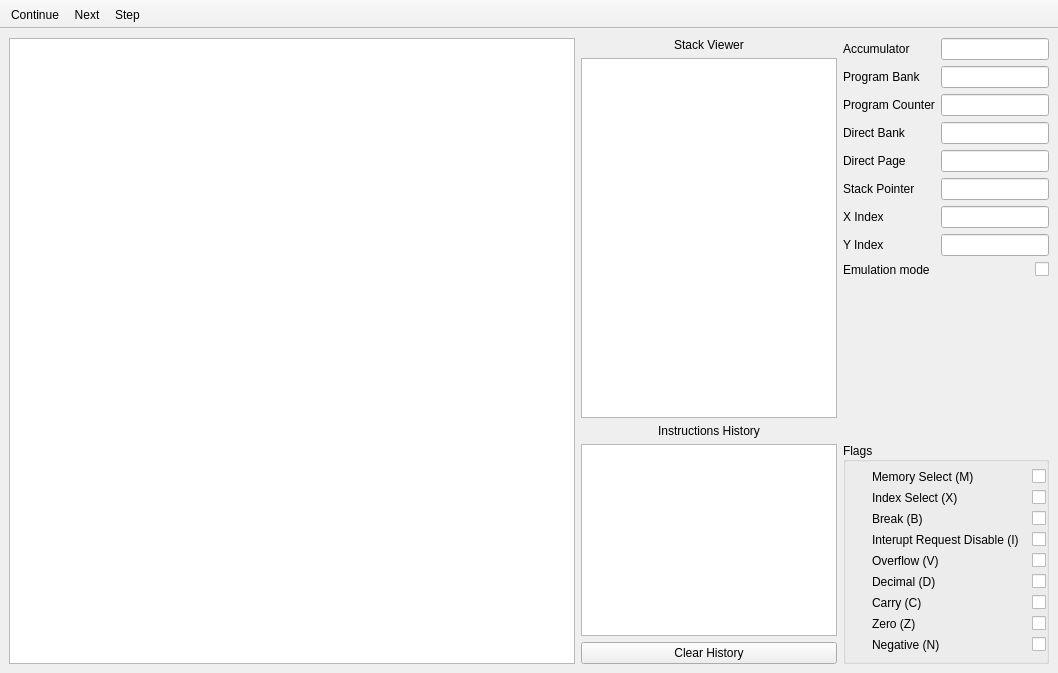
<?xml version="1.0" encoding="UTF-8"?>
<ui version="4.0">
 <class>CPUView</class>
 <widget class="QMainWindow" name="CPUView">
  <property name="geometry">
   <rect>
    <x>0</x>
    <y>0</y>
    <width>1058</width>
    <height>673</height>
   </rect>
  </property>
  <property name="windowTitle">
   <string>CPU's Debugger</string>
  </property>
  <property name="windowIcon">
   <iconset resource="../resources/appResources.qrc">
    <normaloff>:/resources/Logo.png</normaloff>:/resources/Logo.png</iconset>
  </property>
  <property name="autoFillBackground">
   <bool>false</bool>
  </property>
  <widget class="QWidget" name="centralwidget">
   <layout class="QGridLayout" name="gridLayout_3">
    <item row="0" column="0" rowspan="3">
     <widget class="QTableView" name="disassembly">
      <property name="sizePolicy">
       <sizepolicy hsizetype="Expanding" vsizetype="Expanding">
        <horstretch>1</horstretch>
        <verstretch>0</verstretch>
       </sizepolicy>
      </property>
      <property name="styleSheet">
       <string notr="true"/>
      </property>
      <property name="selectionMode">
       <enum>QAbstractItemView::ExtendedSelection</enum>
      </property>
      <property name="selectionBehavior">
       <enum>QAbstractItemView::SelectRows</enum>
      </property>
      <property name="showGrid">
       <bool>false</bool>
      </property>
      <property name="gridStyle">
       <enum>Qt::NoPen</enum>
      </property>
      <attribute name="horizontalHeaderVisible">
       <bool>false</bool>
      </attribute>
      <attribute name="horizontalHeaderHighlightSections">
       <bool>false</bool>
      </attribute>
     </widget>
    </item>
    <item row="0" column="1">
     <layout class="QGridLayout" name="gridLayout_2">
      <item row="1" column="0">
       <widget class="QTableView" name="stackView">
        <attribute name="horizontalHeaderVisible">
         <bool>false</bool>
        </attribute>
       </widget>
      </item>
      <item row="0" column="0">
       <widget class="QLabel" name="label">
        <property name="text">
         <string>Stack Viewer</string>
        </property>
        <property name="alignment">
         <set>Qt::AlignCenter</set>
        </property>
       </widget>
      </item>
     </layout>
    </item>
    <item row="0" column="2" rowspan="2">
     <layout class="QFormLayout" name="formLayout">
      <item row="0" column="0">
       <widget class="QLabel" name="accumulatorLabel">
        <property name="text">
         <string>Accumulator</string>
        </property>
       </widget>
      </item>
      <item row="0" column="1">
       <widget class="QLineEdit" name="accumulatorLineEdit">
        <property name="text">
         <string/>
        </property>
       </widget>
      </item>
      <item row="1" column="0">
       <widget class="QLabel" name="programBankRegisterLabel">
        <property name="text">
         <string>Program Bank</string>
        </property>
       </widget>
      </item>
      <item row="1" column="1">
       <widget class="QLineEdit" name="programBankRegisterLineEdit"/>
      </item>
      <item row="2" column="0">
       <widget class="QLabel" name="programCounterLabel">
        <property name="text">
         <string>Program Counter</string>
        </property>
       </widget>
      </item>
      <item row="2" column="1">
       <widget class="QLineEdit" name="programCounterLineEdit"/>
      </item>
      <item row="3" column="0">
       <widget class="QLabel" name="directBankLabel">
        <property name="text">
         <string>Direct Bank</string>
        </property>
       </widget>
      </item>
      <item row="3" column="1">
       <widget class="QLineEdit" name="directBankLineEdit"/>
      </item>
      <item row="4" column="0">
       <widget class="QLabel" name="directPageLabel">
        <property name="text">
         <string>Direct Page</string>
        </property>
       </widget>
      </item>
      <item row="4" column="1">
       <widget class="QLineEdit" name="directPageLineEdit"/>
      </item>
      <item row="5" column="0">
       <widget class="QLabel" name="stackPointerLabel">
        <property name="text">
         <string>Stack Pointer</string>
        </property>
       </widget>
      </item>
      <item row="5" column="1">
       <widget class="QLineEdit" name="stackPointerLineEdit"/>
      </item>
      <item row="6" column="0">
       <widget class="QLabel" name="xIndexLabel">
        <property name="text">
         <string>X Index</string>
        </property>
       </widget>
      </item>
      <item row="6" column="1">
       <widget class="QLineEdit" name="xIndexLineEdit"/>
      </item>
      <item row="7" column="0">
       <widget class="QLabel" name="yIndexLabel">
        <property name="text">
         <string>Y Index</string>
        </property>
       </widget>
      </item>
      <item row="7" column="1">
       <widget class="QLineEdit" name="yIndexLineEdit"/>
      </item>
      <item row="8" column="0">
       <widget class="QLabel" name="emulationModeLabel">
        <property name="text">
         <string>Emulation mode</string>
        </property>
       </widget>
      </item>
      <item row="8" column="1">
       <widget class="QCheckBox" name="emulationModeCheckBox">
        <property name="layoutDirection">
         <enum>Qt::RightToLeft</enum>
        </property>
        <property name="checkable">
         <bool>true</bool>
        </property>
       </widget>
      </item>
     </layout>
    </item>
    <item row="1" column="1" rowspan="2">
     <layout class="QGridLayout" name="gridLayout">
      <item row="0" column="0">
       <widget class="QLabel" name="loggerLabel">
        <property name="text">
         <string>Instructions History</string>
        </property>
        <property name="alignment">
         <set>Qt::AlignCenter</set>
        </property>
       </widget>
      </item>
      <item row="2" column="0">
       <widget class="QPushButton" name="clear">
        <property name="text">
         <string>Clear History</string>
        </property>
       </widget>
      </item>
      <item row="1" column="0">
       <widget class="QTableView" name="history"/>
      </item>
     </layout>
    </item>
    <item row="2" column="2">
     <widget class="QGroupBox" name="formGroupBox">
      <property name="title">
       <string>Flags</string>
      </property>
      <property name="alignment">
       <set>Qt::AlignLeading|Qt::AlignLeft|Qt::AlignVCenter</set>
      </property>
      <property name="flat">
       <bool>false</bool>
      </property>
      <property name="checkable">
       <bool>false</bool>
      </property>
      <layout class="QFormLayout" name="formLayout_2">
       <property name="sizeConstraint">
        <enum>QLayout::SetDefaultConstraint</enum>
       </property>
       <property name="labelAlignment">
        <set>Qt::AlignLeading|Qt::AlignLeft|Qt::AlignVCenter</set>
       </property>
       <property name="formAlignment">
        <set>Qt::AlignLeading|Qt::AlignLeft|Qt::AlignTop</set>
       </property>
       <property name="leftMargin">
        <number>26</number>
       </property>
       <property name="topMargin">
        <number>7</number>
       </property>
       <property name="rightMargin">
        <number>0</number>
       </property>
       <item row="0" column="0">
        <widget class="QLabel" name="negativeLabel">
         <property name="text">
          <string>Memory Select (M)</string>
         </property>
        </widget>
       </item>
       <item row="0" column="1">
        <widget class="QCheckBox" name="mCheckbox">
         <property name="layoutDirection">
          <enum>Qt::RightToLeft</enum>
         </property>
        </widget>
       </item>
       <item row="1" column="0">
        <widget class="QLabel" name="zeroLabel">
         <property name="text">
          <string>Index Select (X)</string>
         </property>
        </widget>
       </item>
       <item row="1" column="1">
        <widget class="QCheckBox" name="xCheckbox">
         <property name="layoutDirection">
          <enum>Qt::RightToLeft</enum>
         </property>
        </widget>
       </item>
       <item row="3" column="0">
        <widget class="QLabel" name="carryLabel">
         <property name="text">
          <string>Interupt Request Disable (I)</string>
         </property>
        </widget>
       </item>
       <item row="3" column="1">
        <widget class="QCheckBox" name="iCheckbox">
         <property name="layoutDirection">
          <enum>Qt::RightToLeft</enum>
         </property>
        </widget>
       </item>
       <item row="4" column="0">
        <widget class="QLabel" name="Overflow">
         <property name="text">
          <string>Overflow (V)</string>
         </property>
        </widget>
       </item>
       <item row="4" column="1">
        <widget class="QCheckBox" name="vCheckbox">
         <property name="layoutDirection">
          <enum>Qt::RightToLeft</enum>
         </property>
        </widget>
       </item>
       <item row="5" column="0">
        <widget class="QLabel" name="decimalLabel">
         <property name="text">
          <string>Decimal (D)</string>
         </property>
        </widget>
       </item>
       <item row="5" column="1">
        <widget class="QCheckBox" name="dCheckbox">
         <property name="layoutDirection">
          <enum>Qt::RightToLeft</enum>
         </property>
        </widget>
       </item>
       <item row="6" column="0">
        <widget class="QLabel" name="memoryAccumulatorSelectLabel">
         <property name="text">
          <string>Carry (C)</string>
         </property>
        </widget>
       </item>
       <item row="6" column="1">
        <widget class="QCheckBox" name="cCheckbox">
         <property name="layoutDirection">
          <enum>Qt::RightToLeft</enum>
         </property>
        </widget>
       </item>
       <item row="7" column="0">
        <widget class="QLabel" name="indeXSelectLabel">
         <property name="text">
          <string>Zero (Z)</string>
         </property>
        </widget>
       </item>
       <item row="8" column="0">
        <widget class="QLabel" name="irqDisableLabel">
         <property name="text">
          <string>Negative (N)</string>
         </property>
        </widget>
       </item>
       <item row="8" column="1">
        <widget class="QCheckBox" name="nCheckbox">
         <property name="layoutDirection">
          <enum>Qt::RightToLeft</enum>
         </property>
        </widget>
       </item>
       <item row="7" column="1">
        <widget class="QCheckBox" name="zCheckbox">
         <property name="layoutDirection">
          <enum>Qt::RightToLeft</enum>
         </property>
        </widget>
       </item>
       <item row="2" column="0">
        <widget class="QLabel" name="breakBLabel">
         <property name="text">
          <string>Break (B)</string>
         </property>
        </widget>
       </item>
       <item row="2" column="1">
        <widget class="QCheckBox" name="bCheckbox">
         <property name="layoutDirection">
          <enum>Qt::RightToLeft</enum>
         </property>
        </widget>
       </item>
      </layout>
     </widget>
    </item>
   </layout>
  </widget>
  <widget class="QToolBar" name="toolBar">
   <property name="minimumSize">
    <size>
     <width>0</width>
     <height>0</height>
    </size>
   </property>
   <property name="windowTitle">
    <string>toolBar</string>
   </property>
   <property name="movable">
    <bool>false</bool>
   </property>
   <property name="toolButtonStyle">
    <enum>Qt::ToolButtonTextBesideIcon</enum>
   </property>
   <property name="floatable">
    <bool>true</bool>
   </property>
   <attribute name="toolBarArea">
    <enum>TopToolBarArea</enum>
   </attribute>
   <attribute name="toolBarBreak">
    <bool>false</bool>
   </attribute>
   <addaction name="actionPause"/>
   <addaction name="actionNext"/>
   <addaction name="actionStep"/>
  </widget>
  <action name="actionPause">
   <property name="icon">
    <iconset resource="../resources/appResources.qrc">
     <normaloff>:/resources/icons/play.svg</normaloff>:/resources/icons/play.svg</iconset>
   </property>
   <property name="text">
    <string>Continue</string>
   </property>
   <property name="toolTip">
    <string>Pause or Resume instruction execution.</string>
   </property>
   <property name="shortcut">
    <string>C</string>
   </property>
  </action>
  <action name="actionStep">
   <property name="icon">
    <iconset resource="../resources/appResources.qrc">
     <normaloff>:/resources/icons/step.svg</normaloff>:/resources/icons/step.svg</iconset>
   </property>
   <property name="text">
    <string>Step</string>
   </property>
   <property name="toolTip">
    <string>Execute a single instruction</string>
   </property>
   <property name="shortcut">
    <string>S</string>
   </property>
  </action>
  <action name="actionNext">
   <property name="icon">
    <iconset resource="../resources/appResources.qrc">
     <normaloff>:/resources/icons/continue.svg</normaloff>:/resources/icons/continue.svg</iconset>
   </property>
   <property name="text">
    <string>Next</string>
   </property>
   <property name="toolTip">
    <string>Continue execution to the next line.</string>
   </property>
   <property name="shortcut">
    <string>N</string>
   </property>
  </action>
 </widget>
 <resources>
  <include location="../resources/appResources.qrc"/>
 </resources>
 <connections/>
</ui>
